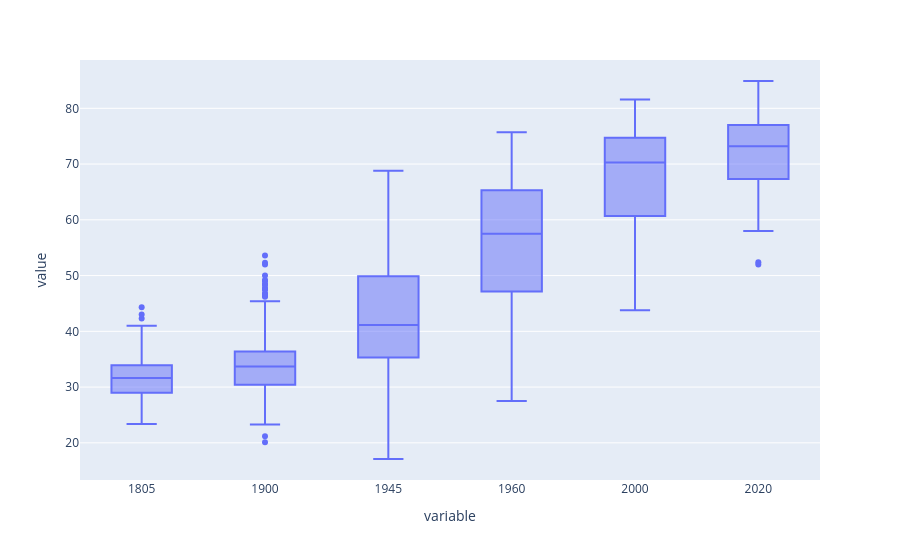

Notebook cell for this chart:
### Code cell
fig = px.box(df_life_exp[["1805","1900","1945","1960","2000","2020"]])
fig.show()

### Figure 1 — Plotly figure (JSON) as saved in the notebook; plotly's stock layout.template omitted (floating-point values rounded to 4 significant figures; data arrays with more than 128 entries replaced by an {"elided": "..."} marker saying what was removed)
{"data": [{"alignmentgroup": "True", "hovertemplate": "variable=%{x}<br>value=%{y}<extra></extra>", "legendgroup": "", "marker": {"color": "#636efa"}, "name": "", "notched": false, "offsetgroup": "", "orientation": "v", "showlegend": false, "type": "box", "x": {"elided": "1170 str values"}, "x0": " ", "xaxis": "x", "y": {"elided": "1170 float values"}, "y0": " ", "yaxis": "y"}], "layout": {"boxmode": "group", "legend": {"tracegroupgap": 0}, "margin": {"t": 60}, "xaxis": {"anchor": "y", "domain": [0, 1], "title": {"text": "variable"}}, "yaxis": {"anchor": "x", "domain": [0, 1], "title": {"text": "value"}}}}
